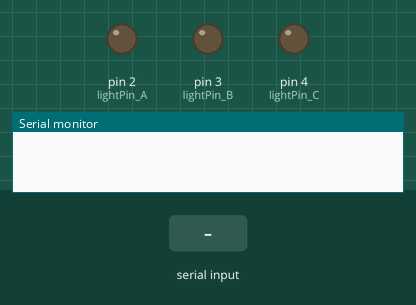
Bench run of a sketch on a simulated Arduino Uno, built with avr-gcc and run on an emulated ATmega328P. Shown: output pins drawn as LEDs (lit = HIGH), the last lines printed to the serial monitor. Inputs (shaded band) come from the test bench.

Above: at 1.2 s.
1.3 s: "Btn_A;" received over the second serial link
At 2.3 s:
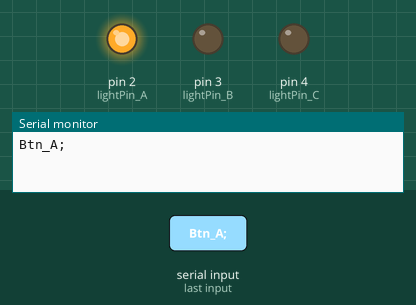
2.8 s: "Btn_B;" received over the second serial link
At 3.4 s:
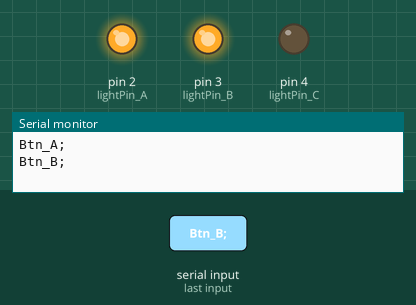
4.3 s: "Btn_C;" received over the second serial link
At 4.6 s:
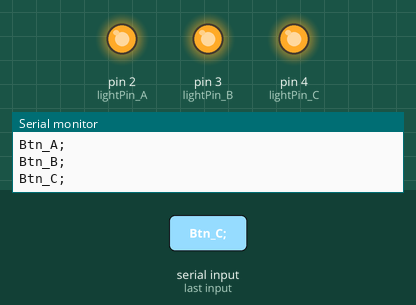
5.8 s: "Btn_A;" received over the second serial link
At 6.9 s:
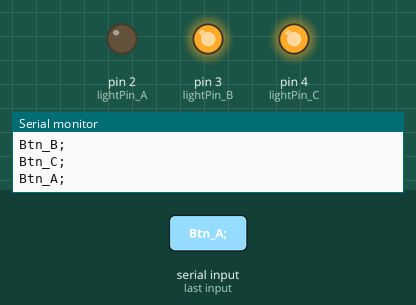
7.3 s: "Btn_B;" received over the second serial link
At 8.0 s:
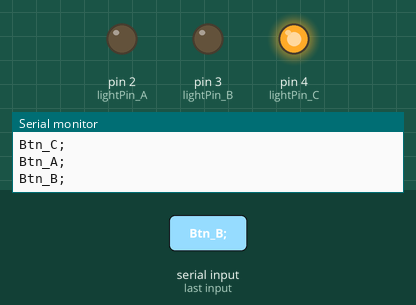
Timing chart, 0 to 9.8 s (numbered marks = the images above; inputs shaded):
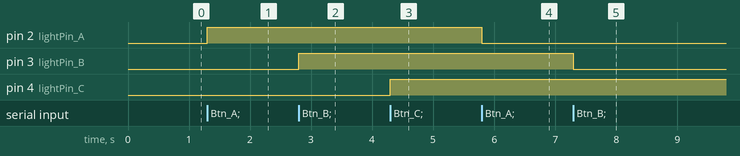

The sketch:

sketch_androidBluetooth3LightTest.ino
```cpp
#include <Arduino.h>
#include <SoftwareSerial.h>

const byte rxPin = 9;
const byte txPin = 8;

int lightPin_A = 2;
int lightPin_B = 3;
int lightPin_C = 4;

bool pin_A = false;
bool pin_B = false;
bool pin_C = false;

SoftwareSerial BTSerial(rxPin, txPin);

void setup() {
  // put your setup code here, to run once:
  pinMode(rxPin, INPUT);
  pinMode(txPin, OUTPUT);

  pinMode(lightPin_A, OUTPUT);
  pinMode(lightPin_B, OUTPUT);
  pinMode(lightPin_C, OUTPUT);

  digitalWrite(lightPin_A, pin_A);
  digitalWrite(lightPin_B, pin_B);
  digitalWrite(lightPin_C, pin_C);

  BTSerial.begin(9600);
  Serial.begin(9600);
}

String messageBuffer = "";
String message = "";

void loop() {
  // put your main code here, to run repeatedly:
  while(BTSerial.available() > 0)
  {
    char data = (char) BTSerial.read();
    messageBuffer += data;
    if(data == ';')
    {
      message = messageBuffer;
      messageBuffer = "";

      Serial.println(message);
      if(message == "Btn_A;")
      {
        pin_A = !pin_A;
        digitalWrite(lightPin_A, pin_A);
      }
      if(message == "Btn_B;")
      {
        pin_B = !pin_B;
        digitalWrite(lightPin_B, pin_B);
      }
      if(message == "Btn_C;")
      {
        pin_C = !pin_C;
        digitalWrite(lightPin_C, pin_C);
      }
    }
  }
}
```

Measured:
- after the input at 1.3 s, pin 2 (lightPin_A): LOW → HIGH at once
- after the input at 2.8 s, pin 3 (lightPin_B): LOW → HIGH at once
- after the input at 4.3 s, pin 4 (lightPin_C): LOW → HIGH at once
- after the input at 5.8 s, pin 2 (lightPin_A): HIGH → LOW at once
- after the input at 7.3 s, pin 3 (lightPin_B): HIGH → LOW at once
